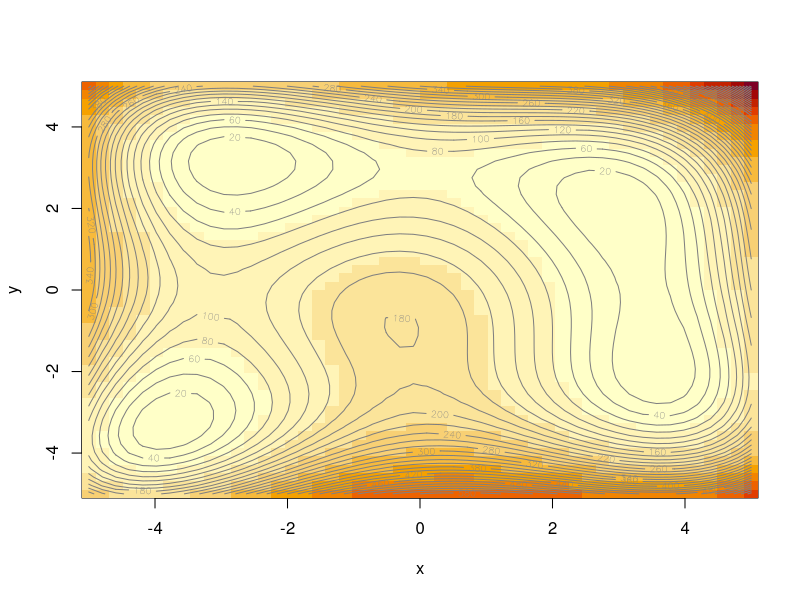

The R script that drew this image:
install.packages("numDeriv")
library(numDeriv)

fun1 <- function(x, y) (x^2+y-11)^2 + (x+y^2-7)^2

a <- 5
x <- seq(from=-a, to=a, length.out=50)
y <- seq(from=-a, to=a, length.out=50)
z <- outer(x, y, fun1)

image(x=x, y=y, z=z)
contour(x=x, y=y, z=z, add=TRUE, nlevels=40, col=gray(0.5))

theta_0 <- c(0, 0)
alfa <- 0.01
n <- 9

fun2 <- function(w) (w[1]^2+w[2]-11)^2 + (w[1]+w[2]^2-7)^2

thetas <- matrix(NA, ncol=2, nrow=n+1)      # To store results
colnames(thetas) <- c('x', 'y')
thetas[1, ] <- theta_0 

for (i in 2:(n+1))
  thetas[i, ] <- thetas[i-1, ] - alfa * grad(func=fun2, x=thetas[i-1, ])

thetas

